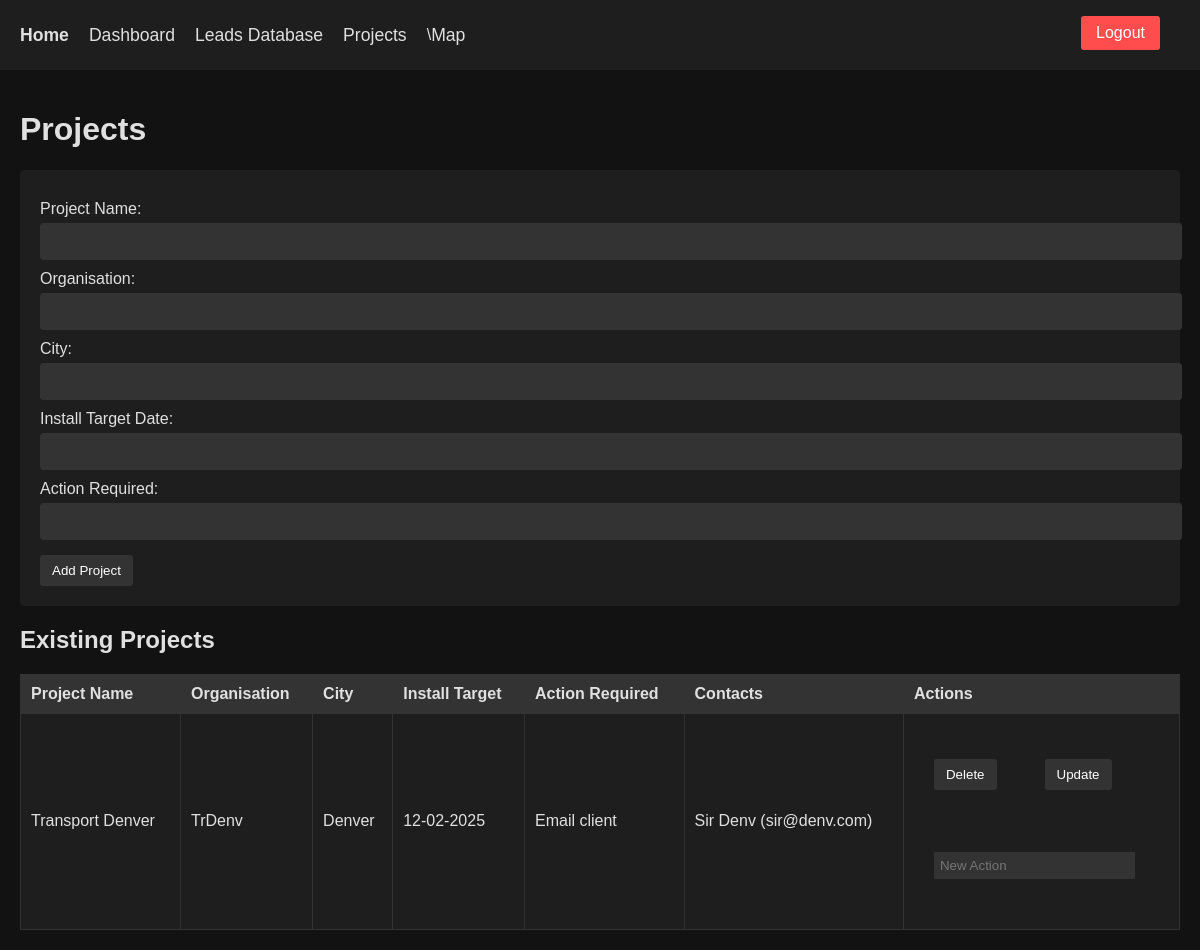
Before: /projects (signed in) with the older database file.
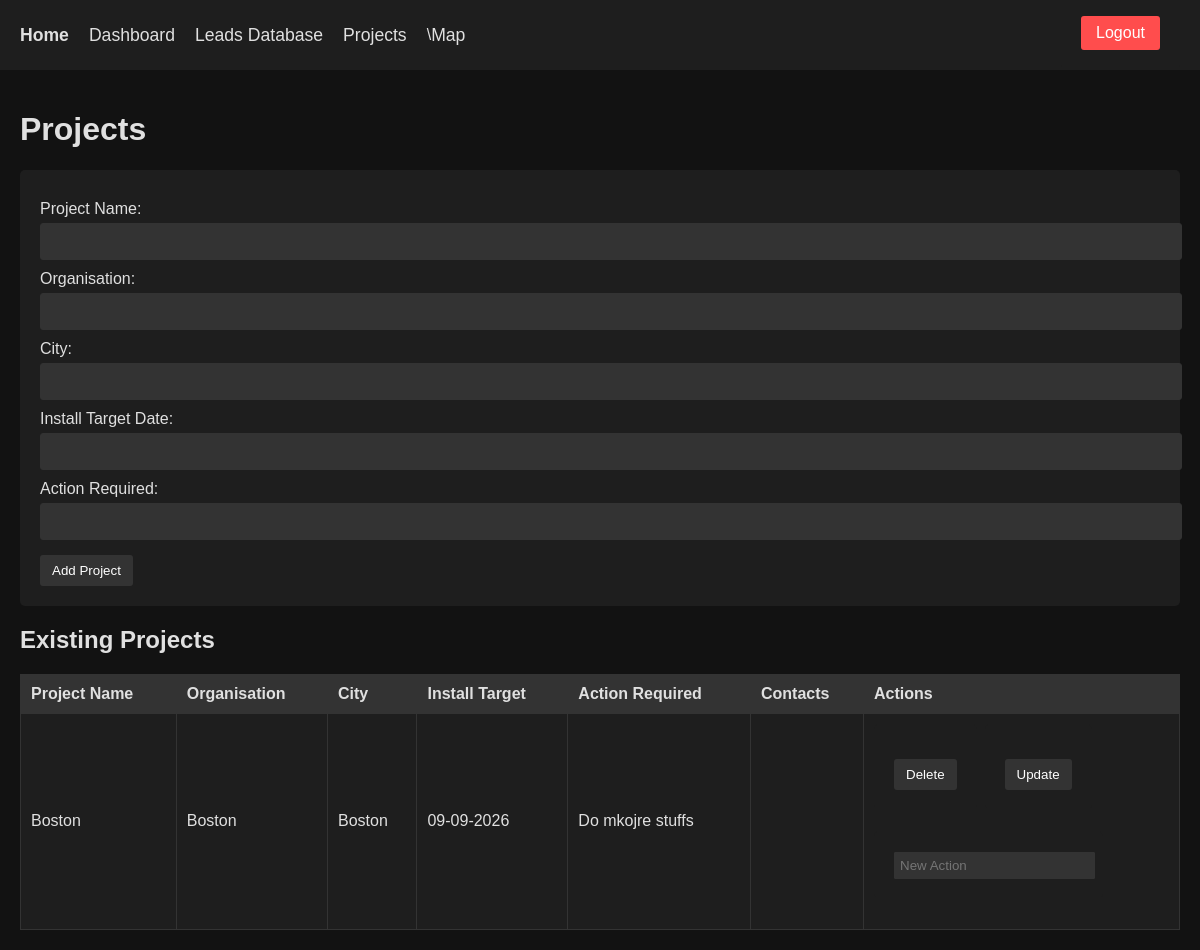
After: the same page with the newer database file.
### Main/app.py (models this page shows, shortened)
class Project(db.Model):
    id = db.Column(db.Integer, primary_key=True)
    name = db.Column(db.String(100), nullable=False)
    organisation = db.Column(db.String(100), nullable=False)
    city = db.Column(db.String(100))
    install_target = db.Column(db.String(100))
    action_required = db.Column(db.String(200))
    contacts = db.relationship('Contact', backref='project', lazy=True)

class Contact(db.Model):
    id = db.Column(db.Integer, primary_key=True)
    first_name = db.Column(db.String(100), nullable=False)
    last_name = db.Column(db.String(100), nullable=False)
    phone = db.Column(db.String(20))
    email = db.Column(db.String(100))
    last_contacted = db.Column(db.String(100))
    project_id = db.Column(db.Integer, db.ForeignKey('project.id'), nullable=True)

### Main/app.py (the view, shortened to what this page needs)
@app.route('/projects', methods=['GET', 'POST'])
@login_required
def projects():
    all_projects = Project.query.all()
    return render_template('projects.html', projects=all_projects)

### Main/app.py (called while the page is built)
def login_required(f):
    @wraps(f)
    def decorated_function(*args, **kwargs):
        if not session.get('logged_in'):
            flash("Please log in first.", "warning")
            return redirect(url_for('login'))
        return f(*args, **kwargs)
    return decorated_function

### Main/templates/projects.html (shortened to what this page needs)
{% extends "base.html" %}
{% block content %}
  <h1>Projects</h1>
  <form method="post">
    <label>Project Name:</label>
    <input type="text" name="name" required>
    <label>Organisation:</label>
    <input type="text" name="organisation" required>
    <label>City:</label>
    <input type="text" name="city">
    <label>Install Target Date:</label>
    <input type="text" name="install_target">
    <label>Action Required:</label>
    <input type="text" name="action_required">
    <button type="submit">Add Project</button>
  </form>
  <h2>Existing Projects</h2>
  <table border="1">
    <tr>
      <th>Project Name</th>
      <th>Organisation</th>
      <th>City</th>
      <th>Install Target</th>
      <th>Action Required</th>
      <th>Contacts</th>
      <th>Actions</th>
    </tr>
    {% for project in projects %}
      <tr>
        <td>{{ project.name }}</td>
        <td>{{ project.organisation }}</td>
        <td>{{ project.city }}</td>
        <td>{{ project.install_target if project.install_target else "N/A" }}</td>
        <td>{{ project.action_required if project.action_required else "N/A" }}</td>
        <td>
          {% for contact in project.contacts %}
            {{ contact.first_name }} {{ contact.last_name }} ({{ contact.email }})<br>
          {% endfor %}
        </td>
        <td>
          <div class="action-container">
            <div class="actions">
              <form action="{{ url_for('delete_project', project_id=project.id) }}" method="post">
                <button type="submit" onclick="return confirm('Are you sure you want to delete this project?');">
                  Delete
                </button>
              </form>
              <form action="{{ url_for('update_project', project_id=project.id) }}" method="post">
                <button type="submit">Update</button>
              </form>
            </div>
            <form action="{{ url_for('update_project', project_id=project.id) }}" method="post">
              <input type="text" name="new_action" placeholder="New Action" required>
            </form>
          </div>
        </td>
      </tr>
    {% endfor %}
  </table>
{% endblock %}

Changed rows visible on the page:
removed Project: name "Transport Denver", organisation "TrDenv", city "Denver", install_target "12-02-2025", action_required "Email client"
removed Contact: first_name "Sir", last_name "Denv", email "sir@denv.com"
added Project: name "Boston", organisation "Boston", city "Boston", install_target "09-09-2026", action_required "Do mkojre stuffs"
